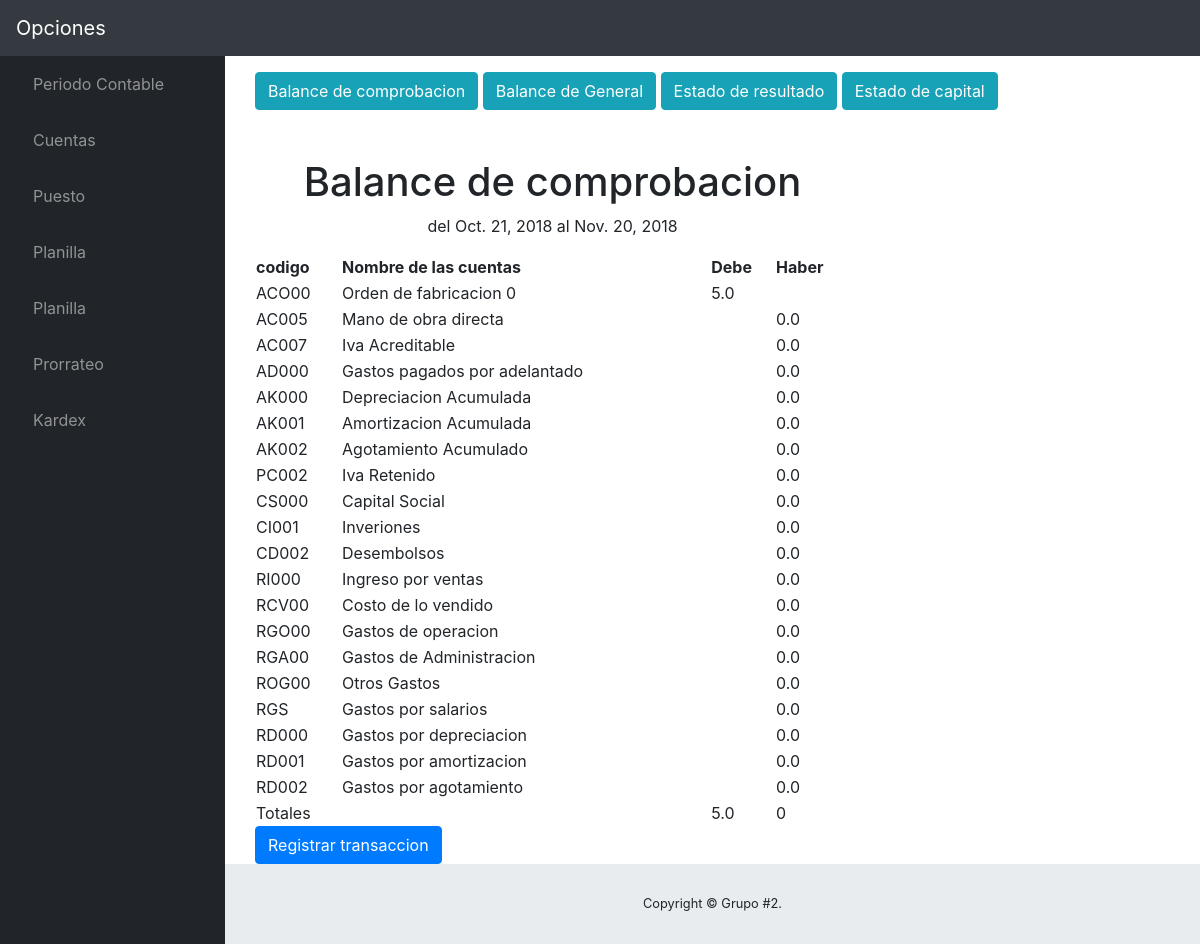
Page /1/estados/ on the committed database.
### contable/models.py (models this page shows, shortened)
class PeriodoContable(models.Model):
	fecha_inicio = models.DateField()
	fecha_final = models.DateField()
	usr_aperturo = models.CharField(max_length=20, blank=False)
	usr_cerro = models.CharField(max_length=20, blank=True)
	activo = models.BooleanField(default=True)

class LibroMayor(models.Model):
	cuenta = models.CharField(max_length=100)
	codCuenta=models.CharField(max_length=10)
	saldoDeudor = models.FloatField()
	saldoAcreedor = models.FloatField()
	estado = models.BooleanField(default=True)
	periodo = models.ForeignKey(PeriodoContable, on_delete=models.CASCADE)
	saldo =models.FloatField(default=0.00)
	class Meta:
		verbose_name='LibroMayor'
		verbose_name_plural='LibroMayor'

### contable/views.py (the view)
# urls.py: url(r'^(?P<periodo_id>[0-9]+)/estados/$',estados, name='estados'),#Mostrar los estados financieros
def estados (request,periodo_id):
	template=loader.get_template('Main/estados.html')
	periodo= get_object_or_404(PeriodoContable,pk=periodo_id)
	cuentasT = LibroMayor.objects.filter(periodo=periodo)
	debe =0
	haber =0
	for t in periodo.libromayor_set.all() :
		t.saldo=t.saldoDeudor - t.saldoAcreedor
		if t.saldo < 0 :
			t.saldo = t.saldo*(-1)
			haber += t.saldo
		else :
			debe +=t.saldo
		t.save()
	iniciarCuenta('UT')
	util =0
	libR = LibroMayor.objects.filter(periodo=periodo,codCuenta__contains ='R')
	for t in libR :
		util += t.saldoAcreedor-t.saldoDeudor
	activoC = LibroMayor.objects.filter(periodo=periodo,codCuenta__contains='AC')
	activoF = LibroMayor.objects.filter(periodo=periodo,codCuenta__contains='AF')
	activoD = LibroMayor.objects.filter(periodo=periodo,codCuenta__contains='AD')
	activoK = LibroMayor.objects.filter(periodo=periodo,codCuenta__contains='AK')
	pasivoC = LibroMayor.objects.filter(periodo=periodo,codCuenta__contains='PC')
	pasivoF = LibroMayor.objects.filter(periodo=periodo,codCuenta__contains='PF')
	pasivoD = LibroMayor.objects.filter(periodo=periodo,codCuenta__contains='PD')
	mensajeBC='No cuadra'
	if debe==haber:
		mensajeBC='Felicidades balance de comprobacion cuadra exitosamente'
	capitalS = LibroMayor.objects.filter(periodo=periodo,codCuenta__contains='CS')
	totalCapiS =0
	for t in capitalS :
		totalCapiS += t.saldoAcreedor-t.saldoDeudor
	capitalI = LibroMayor.objects.filter(periodo=periodo,codCuenta__contains='CI')
	totalCapiI =0
	for t in capitalI :
		totalCapiI += t.saldoAcreedor-t.saldoDeudor
	capitalD = LibroMayor.objects.filter(periodo=periodo,codCuenta__contains='CD')
	totalCapiD =0
	for t in capitalD :
		totalCapiD += t.saldoAcreedor-t.saldoDeudor
	capital = LibroMayor.objects.filter(periodo=periodo,codCuenta__contains='C0000')
	totalCapi=util+totalCapiS+totalCapiI+totalCapiD
	AC = LibroMayor.objects.filter(periodo=periodo,codCuenta__contains ='AC')
	AC1=0
	for t in AC :
		AC1 += t.saldoDeudor-t.saldoAcreedor
	AF = LibroMayor.objects.filter(periodo=periodo,codCuenta__contains ='AF')
	AF1=0
	for t in AF :
		AF1 += t.saldoDeudor-t.saldoAcreedor
	AD = LibroMayor.objects.filter(periodo=periodo,codCuenta__contains ='AD')
	AD1=0
	for t in AD :
		AD1 += t.saldoDeudor-t.saldoAcreedor
	AK = LibroMayor.objects.filter(periodo=periodo,codCuenta__contains ='AK')
	AK1=0
	for t in AK :
		AK1 += t.saldoDeudor-t.saldoAcreedor
	P = LibroMayor.objects.filter(periodo=periodo,codCuenta__contains ='P')
	P1=0
	for t in P :
		P1 += t.saldoAcreedor-t.saldoDeudor
	capitalTotal=-AC1-AF1-AK1-AD1+P1+totalCapi
	context ={
		'util':util,
		'periodo':periodo,
		'libR':libR,
		'cuenta':cuentasT,
		'debe':debe,
		'haber':haber,
		'mensaje':mensajeBC,
		'activoC':activoC,
		'activoF':activoF,
		'activoD':activoD,
		'activoK':activoK,
		'pasivoC':pasivoC,
		'pasivoF':pasivoF,
		'pasivoD':pasivoD,
		'capitalS':capitalS,
		'capitalI':capitalI,
		'capitalD':capitalD,
		'capital':capital,
		'totalCapi':totalCapi,
		'capitalTotal':capitalTotal,
	}
	return HttpResponse(template.render(context,request ))

### contable/inicializar.py (called while the page is built)
def iniciarCuenta(codigo):
	cuentas = Cuenta.objects.filter(codigo_cuenta__contains=codigo)
	pe = PeriodoContable.objects.all()
	p=len(pe)
	for cuenta in cuentas :
		try:
			libro = LibroMayor.objects.get(cuenta=cuenta.nom_cuenta)
		except (KeyError, LibroMayor.DoesNotExist):
			libro1 = LibroMayor()
			concepto = 'inicio'
			periodo = PeriodoContable.objects.get(id=p)
			libro1.periodo=periodo
			libro1.cuenta=cuenta.nom_cuenta
			libro1.codCuenta=cuenta.codigo_cuenta
			libro1.saldoDeudor=0
			libro1.saldoAcreedor=0
			libro1.estado=True
			libro1.save()
			diario =Diario()
			diario.mayor= libro1
			diario.codCuenta = cuenta.codigo_cuenta
			diario.descripcion='inicializacion'
			diario.fecha=date.today()
			diario.concepto=concepto
			diario.haber=0
			diario.debe=0
			libro1.saldoAcreedor = 0
			libro1.save()
			diario.save()

### contable/templates/Main/estados.html (shortened to what this page needs)
{% extends "Base/base.html" %}
{% block Contenido %}
<section class="container">
	<div class="row">
		<div class="col-sm-12">
			<button class="btn btn-info" id="btn1" onclick="mostrar('bc')">Balance de comprobacion</button>
			<button class="btn btn-info" id="btn2" onclick="mostrar('bg')">Balance de General</button>
			<button class="btn btn-info" id="btn3" onclick="mostrar('er')">Estado de resultado</button>
			<button class="btn btn-info" id="btn4" onclick="mostrar('ec')">Estado de capital</button>
		</div>
	</div><br><br>
<div class="tabla-0 row" style="width:90%;" id="bc">
	<div class="col-sm-12">
		<table class="tabla-1" style="width:75%;">
			<thead class="titulo-0 text-center"><h1 class="col-sm-9 text-center">Balance de comprobacion</h1>
				<p class="col-sm-9 text-center">del {{periodo.fecha_inicio}} al {{periodo.fecha_final}}</p>
			</thead>
			<tr id="BC">
				<th id="BC" >codigo</th>
				<th id="BC">Nombre de las cuentas</th>
				<th id="BC">Debe</th>
				<th id="BC">Haber</th>
			</tr>
			{% for libro in periodo.libromayor_set.all %}
			{% if libro.cuenta == "Utilidad Neta" %}
			{% else %}
			<tr>
				<td id="BC"> {{libro.codCuenta}} </td>
				<td id="BC"> {{libro.cuenta}} </td>
				{% if libro.saldoDeudor > libro.saldoAcreedor %}
					<td id="BC"> {{libro.saldo}} </td>
					<td id="BC"></td>
				{% else %}
					<td id="BC"></td>
					<td id="BC"> {{libro.saldo}} </td>
				{% endif %}
			</tr>
			{% endif %}
			{% endfor %}
			<tr>
				<td colspan="2">Totales</td>
				<td> {{debe}} </td>
				<td> {{haber}} </td>
			</tr>
		</table>
	</div>
</div>
<a href="{% url 'contable:reg_transaccion' periodo.id %}" class="btn btn-primary">Registrar transaccion</a>
</section>
{% endblock Contenido %}

### contable/static/css/sb-admin.css (style rules this page uses)
html { position: relative; min-height: 100%; }
body { height: 100%; }
:root { --input-padding-x: 0.75rem; --input-padding-y: 0.75rem; }

### rows in the picture
PeriodoContable: fecha_inicio "Oct. 21, 2018", fecha_final "Nov. 20, 2018"
LibroMayor: codCuenta "ACO00", cuenta "Orden de fabricacion 0", saldo "5.0"
LibroMayor: codCuenta "AC005", cuenta "Mano de obra directa", saldo "0.0"
LibroMayor: codCuenta "AC007", cuenta "Iva Acreditable", saldo "0.0"
LibroMayor: codCuenta "AD000", cuenta "Gastos pagados por adelantado", saldo "0.0"
LibroMayor: codCuenta "AK000", cuenta "Depreciacion Acumulada", saldo "0.0"
LibroMayor: codCuenta "AK001", cuenta "Amortizacion Acumulada", saldo "0.0"
LibroMayor: codCuenta "AK002", cuenta "Agotamiento Acumulado", saldo "0.0"
LibroMayor: codCuenta "PC002", cuenta "Iva Retenido", saldo "0.0"
LibroMayor: codCuenta "CS000", cuenta "Capital Social", saldo "0.0"
LibroMayor: codCuenta "CI001", cuenta "Inveriones", saldo "0.0"
LibroMayor: codCuenta "CD002", cuenta "Desembolsos", saldo "0.0"
LibroMayor: codCuenta "RI000", cuenta "Ingreso por ventas", saldo "0.0"
LibroMayor: codCuenta "RCV00", cuenta "Costo de lo vendido", saldo "0.0"
LibroMayor: codCuenta "RGO00", cuenta "Gastos de operacion", saldo "0.0"
LibroMayor: codCuenta "RGA00", cuenta "Gastos de Administracion", saldo "0.0"
LibroMayor: codCuenta "ROG00", cuenta "Otros Gastos", saldo "0.0"
LibroMayor: codCuenta "RGS", cuenta "Gastos por salarios", saldo "0.0"
LibroMayor: codCuenta "RD000", cuenta "Gastos por depreciacion", saldo "0.0"
LibroMayor: codCuenta "RD001", cuenta "Gastos por amortizacion", saldo "0.0"
LibroMayor: codCuenta "RD002", cuenta "Gastos por agotamiento", saldo "0.0"

### other values in the picture
{{ debe }} "5.0"
{{ haber }} "0"
